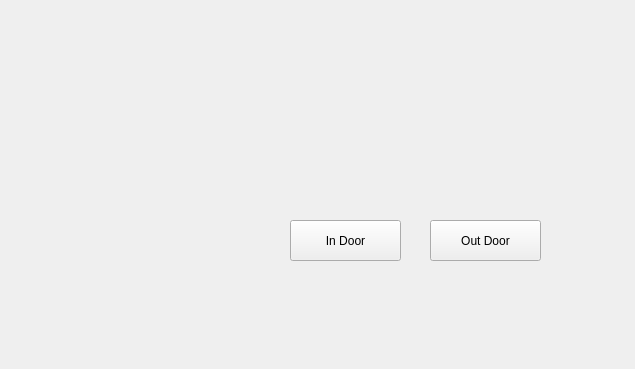
<?xml version="1.0" encoding="UTF-8"?>
<ui version="4.0">
 <class>MainWindow</class>
 <widget class="QMainWindow" name="MainWindow">
  <property name="geometry">
   <rect>
    <x>0</x>
    <y>0</y>
    <width>635</width>
    <height>369</height>
   </rect>
  </property>
  <property name="windowTitle">
   <string>Cube Project</string>
  </property>
  <widget class="QWidget" name="centralWidget">
   <widget class="QLabel" name="label">
    <property name="geometry">
     <rect>
      <x>10</x>
      <y>10</y>
      <width>611</width>
      <height>351</height>
     </rect>
    </property>
    <property name="text">
     <string/>
    </property>
    <property name="pixmap">
     <pixmap resource="resource.qrc">:/files/menu.png</pixmap>
    </property>
    <property name="scaledContents">
     <bool>true</bool>
    </property>
   </widget>
   <widget class="QPushButton" name="pushButton">
    <property name="geometry">
     <rect>
      <x>290</x>
      <y>220</y>
      <width>111</width>
      <height>41</height>
     </rect>
    </property>
    <property name="text">
     <string>In Door</string>
    </property>
   </widget>
   <widget class="QPushButton" name="pushButton_2">
    <property name="geometry">
     <rect>
      <x>430</x>
      <y>220</y>
      <width>111</width>
      <height>41</height>
     </rect>
    </property>
    <property name="text">
     <string>Out Door</string>
    </property>
   </widget>
  </widget>
 </widget>
 <layoutdefault spacing="6" margin="11"/>
 <resources>
  <include location="resource.qrc"/>
 </resources>
 <connections/>
</ui>
